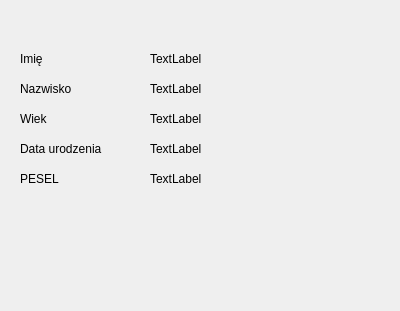
<?xml version="1.0" encoding="UTF-8"?>
<ui version="4.0">
 <class>Dane_Pacjenta</class>
 <widget class="QDialog" name="Dane_Pacjenta">
  <property name="geometry">
   <rect>
    <x>0</x>
    <y>0</y>
    <width>400</width>
    <height>311</height>
   </rect>
  </property>
  <property name="windowTitle">
   <string>Dialog</string>
  </property>
  <widget class="QLabel" name="label">
   <property name="geometry">
    <rect>
     <x>20</x>
     <y>50</y>
     <width>67</width>
     <height>17</height>
    </rect>
   </property>
   <property name="text">
    <string>Imię</string>
   </property>
  </widget>
  <widget class="QLabel" name="label_2">
   <property name="geometry">
    <rect>
     <x>20</x>
     <y>80</y>
     <width>67</width>
     <height>17</height>
    </rect>
   </property>
   <property name="text">
    <string>Nazwisko</string>
   </property>
  </widget>
  <widget class="QLabel" name="label_3">
   <property name="geometry">
    <rect>
     <x>20</x>
     <y>110</y>
     <width>67</width>
     <height>17</height>
    </rect>
   </property>
   <property name="text">
    <string>Wiek</string>
   </property>
  </widget>
  <widget class="QLabel" name="label_4">
   <property name="geometry">
    <rect>
     <x>20</x>
     <y>140</y>
     <width>111</width>
     <height>17</height>
    </rect>
   </property>
   <property name="text">
    <string>Data urodzenia</string>
   </property>
  </widget>
  <widget class="QLabel" name="label_5">
   <property name="geometry">
    <rect>
     <x>20</x>
     <y>170</y>
     <width>67</width>
     <height>17</height>
    </rect>
   </property>
   <property name="text">
    <string>PESEL</string>
   </property>
  </widget>
  <widget class="QLabel" name="label_6">
   <property name="geometry">
    <rect>
     <x>150</x>
     <y>50</y>
     <width>151</width>
     <height>17</height>
    </rect>
   </property>
   <property name="text">
    <string>TextLabel</string>
   </property>
  </widget>
  <widget class="QLabel" name="label_7">
   <property name="geometry">
    <rect>
     <x>150</x>
     <y>80</y>
     <width>181</width>
     <height>17</height>
    </rect>
   </property>
   <property name="text">
    <string>TextLabel</string>
   </property>
  </widget>
  <widget class="QLabel" name="label_8">
   <property name="geometry">
    <rect>
     <x>150</x>
     <y>110</y>
     <width>151</width>
     <height>17</height>
    </rect>
   </property>
   <property name="text">
    <string>TextLabel</string>
   </property>
  </widget>
  <widget class="QLabel" name="label_9">
   <property name="geometry">
    <rect>
     <x>150</x>
     <y>140</y>
     <width>161</width>
     <height>17</height>
    </rect>
   </property>
   <property name="text">
    <string>TextLabel</string>
   </property>
  </widget>
  <widget class="QLabel" name="label_10">
   <property name="geometry">
    <rect>
     <x>150</x>
     <y>170</y>
     <width>151</width>
     <height>17</height>
    </rect>
   </property>
   <property name="text">
    <string>TextLabel</string>
   </property>
  </widget>
 </widget>
 <resources/>
 <connections/>
</ui>
